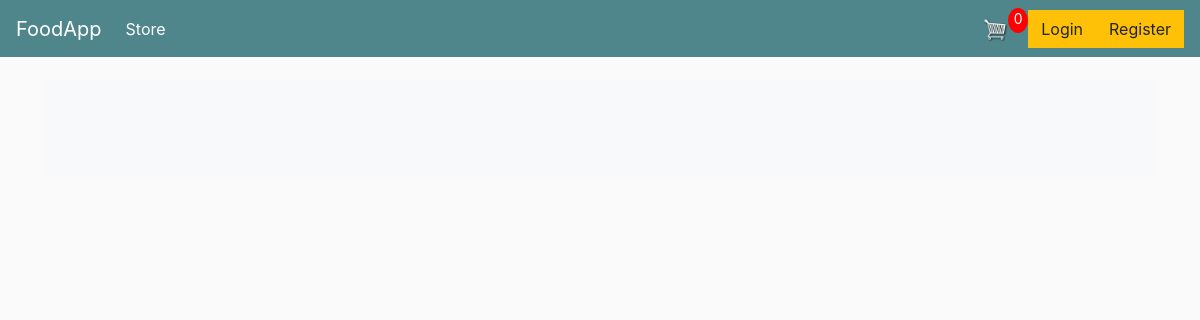
Before: /rider/riderhome/ with the older database file.
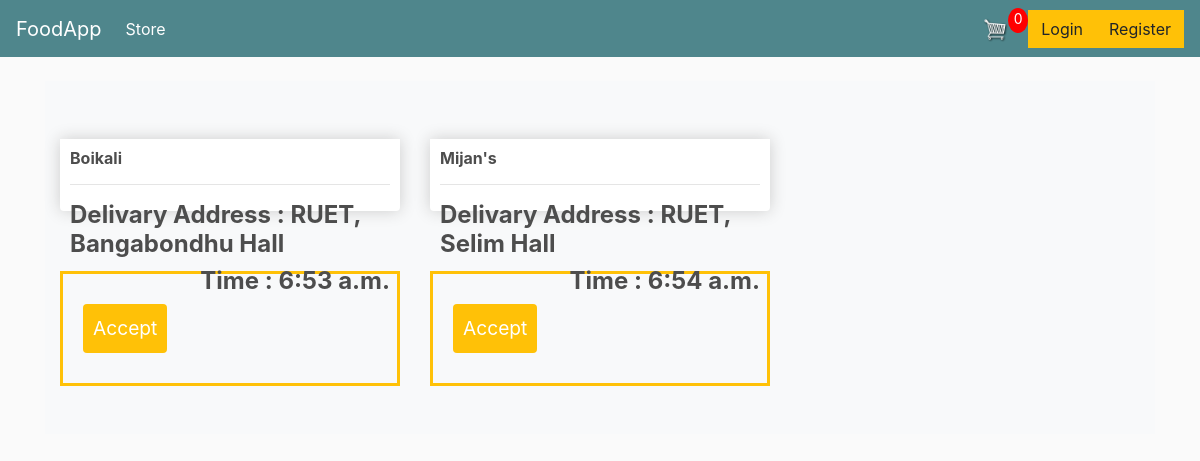
After: the same page with the newer database file.
### Rider/models.py (models this page shows, shortened)
class Rider(models.Model):
    resturent=models.CharField(max_length=200)
    deli_address= models.CharField(max_length=400)
    time= models.TimeField( )
    rider_ac= models.CharField(max_length=200)

### Rider/views.py (the view)
def riderview(request):
    template = 'Rider/riderhome.html'
    riders = Rider.objects.all()
    return render(request, template, {"riders": riders})

### Rider/templates/Rider/riderhome.html (shortened to what this page needs)
{% extends 'base.html' %}
{% block content %}
<div class="album py-5 bg-light">
<div class="container">
<div class="row">
{% for food in riders %}
		<div class="col-lg-4">
					<div class="box-element product">
						<h6><strong>{{food.resturent}}</strong></h6>
						<hr>
						<h4 style="display: inline-block; float: right"><strong>Delivary Address : {{food.deli_address}}</strong></h4>
						<h4 style="display: inline-block; float: right"><strong>Time : {{food.time}}</strong></h4>
					</div>
					  <form class="site-form" action="/rider/ac/" method='POST'>
						  <input type="submit" value="Accept">
					    </form>
		</div>
{% endfor %}
</div>
</div>
</div>
{% endblock %}

Changed rows visible on the page:
added Rider: resturent "Boikali", deli_address "RUET, Bangabondhu Hall", time "6:53 a.m."
added Rider: resturent "Mijan's", deli_address "RUET, Selim Hall", time "6:54 a.m."
